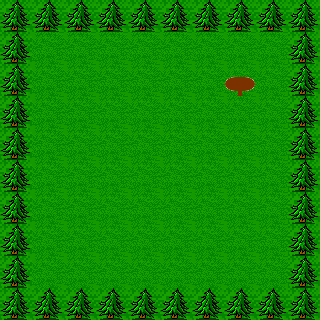

This is a level from a 2D game, rendered from its Tiled map with the project's own tilesets. A one-line summary and the complete map file follow:
An orthogonal 10x10 tile map with 32x32 px tiles, 2 tile layers (Ground, Interact), 2 tilesets and 1 object.

<map version="1.0" orientation="orthogonal" renderorder="right-down" width="10" height="10" tilewidth="32" tileheight="32" nextobjectid="2">
 <tileset firstgid="1" name="World Tiles" tilewidth="32" tileheight="32" tilecount="171" columns="9">
  <image source="../tilesheets/World Tiles.png" width="288" height="608" />
 </tileset>
 <tileset firstgid="172" name="Objects" tilewidth="32" tileheight="32" tilecount="4" columns="4">
  <image source="../tilesheets/Objects.png" width="128" height="32" />
 </tileset>
 <layer name="Ground" width="10" height="10">
  <data>
   <tile gid="10" />
   <tile gid="10" />
   <tile gid="10" />
   <tile gid="10" />
   <tile gid="10" />
   <tile gid="10" />
   <tile gid="10" />
   <tile gid="10" />
   <tile gid="10" />
   <tile gid="10" />
   <tile gid="10" />
   <tile gid="10" />
   <tile gid="10" />
   <tile gid="10" />
   <tile gid="10" />
   <tile gid="10" />
   <tile gid="10" />
   <tile gid="10" />
   <tile gid="10" />
   <tile gid="10" />
   <tile gid="10" />
   <tile gid="10" />
   <tile gid="10" />
   <tile gid="10" />
   <tile gid="10" />
   <tile gid="10" />
   <tile gid="10" />
   <tile gid="10" />
   <tile gid="10" />
   <tile gid="10" />
   <tile gid="10" />
   <tile gid="10" />
   <tile gid="10" />
   <tile gid="10" />
   <tile gid="10" />
   <tile gid="10" />
   <tile gid="10" />
   <tile gid="10" />
   <tile gid="10" />
   <tile gid="10" />
   <tile gid="10" />
   <tile gid="10" />
   <tile gid="10" />
   <tile gid="10" />
   <tile gid="10" />
   <tile gid="10" />
   <tile gid="10" />
   <tile gid="10" />
   <tile gid="10" />
   <tile gid="10" />
   <tile gid="10" />
   <tile gid="10" />
   <tile gid="10" />
   <tile gid="10" />
   <tile gid="10" />
   <tile gid="10" />
   <tile gid="10" />
   <tile gid="10" />
   <tile gid="10" />
   <tile gid="10" />
   <tile gid="10" />
   <tile gid="10" />
   <tile gid="10" />
   <tile gid="10" />
   <tile gid="10" />
   <tile gid="10" />
   <tile gid="10" />
   <tile gid="10" />
   <tile gid="10" />
   <tile gid="10" />
   <tile gid="10" />
   <tile gid="10" />
   <tile gid="10" />
   <tile gid="10" />
   <tile gid="10" />
   <tile gid="10" />
   <tile gid="10" />
   <tile gid="10" />
   <tile gid="10" />
   <tile gid="10" />
   <tile gid="10" />
   <tile gid="10" />
   <tile gid="10" />
   <tile gid="10" />
   <tile gid="10" />
   <tile gid="10" />
   <tile gid="10" />
   <tile gid="10" />
   <tile gid="10" />
   <tile gid="10" />
   <tile gid="10" />
   <tile gid="10" />
   <tile gid="10" />
   <tile gid="10" />
   <tile gid="10" />
   <tile gid="10" />
   <tile gid="10" />
   <tile gid="10" />
   <tile gid="10" />
   <tile gid="10" />
  </data>
 </layer>
 <layer name="Interact" width="10" height="10">
  <data>
   <tile gid="61" />
   <tile gid="61" />
   <tile gid="61" />
   <tile gid="61" />
   <tile gid="61" />
   <tile gid="61" />
   <tile gid="61" />
   <tile gid="61" />
   <tile gid="61" />
   <tile gid="61" />
   <tile gid="61" />
   <tile gid="0" />
   <tile gid="0" />
   <tile gid="0" />
   <tile gid="0" />
   <tile gid="0" />
   <tile gid="0" />
   <tile gid="0" />
   <tile gid="0" />
   <tile gid="61" />
   <tile gid="61" />
   <tile gid="0" />
   <tile gid="0" />
   <tile gid="0" />
   <tile gid="0" />
   <tile gid="0" />
   <tile gid="0" />
   <tile gid="172" />
   <tile gid="0" />
   <tile gid="61" />
   <tile gid="61" />
   <tile gid="0" />
   <tile gid="0" />
   <tile gid="0" />
   <tile gid="0" />
   <tile gid="0" />
   <tile gid="0" />
   <tile gid="0" />
   <tile gid="0" />
   <tile gid="61" />
   <tile gid="61" />
   <tile gid="0" />
   <tile gid="0" />
   <tile gid="0" />
   <tile gid="0" />
   <tile gid="0" />
   <tile gid="0" />
   <tile gid="0" />
   <tile gid="0" />
   <tile gid="61" />
   <tile gid="61" />
   <tile gid="0" />
   <tile gid="0" />
   <tile gid="0" />
   <tile gid="0" />
   <tile gid="0" />
   <tile gid="0" />
   <tile gid="0" />
   <tile gid="0" />
   <tile gid="61" />
   <tile gid="61" />
   <tile gid="0" />
   <tile gid="0" />
   <tile gid="0" />
   <tile gid="0" />
   <tile gid="0" />
   <tile gid="0" />
   <tile gid="0" />
   <tile gid="0" />
   <tile gid="61" />
   <tile gid="61" />
   <tile gid="0" />
   <tile gid="0" />
   <tile gid="0" />
   <tile gid="0" />
   <tile gid="0" />
   <tile gid="0" />
   <tile gid="0" />
   <tile gid="0" />
   <tile gid="61" />
   <tile gid="61" />
   <tile gid="0" />
   <tile gid="0" />
   <tile gid="0" />
   <tile gid="0" />
   <tile gid="0" />
   <tile gid="0" />
   <tile gid="0" />
   <tile gid="0" />
   <tile gid="61" />
   <tile gid="61" />
   <tile gid="61" />
   <tile gid="61" />
   <tile gid="61" />
   <tile gid="61" />
   <tile gid="61" />
   <tile gid="61" />
   <tile gid="61" />
   <tile gid="61" />
   <tile gid="61" />
  </data>
 </layer>
 <objectgroup name="Events">
  <object id="1" x="224" y="64" width="32" height="32">
   <properties>
    <property name="Type" value="Readable" />
    <property name="text" value="This is a test for text" />
   </properties>
  </object>
 </objectgroup>
</map>